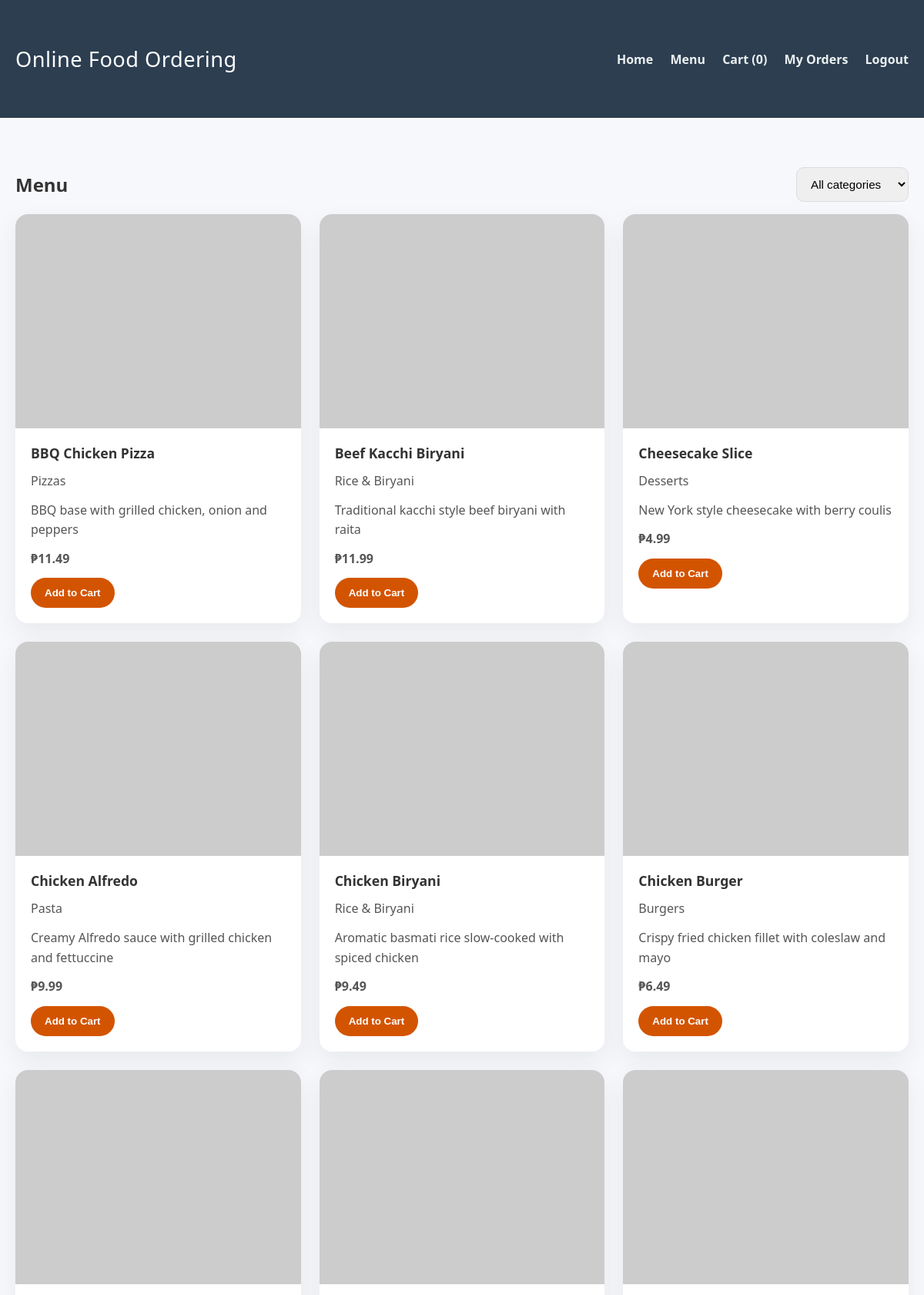
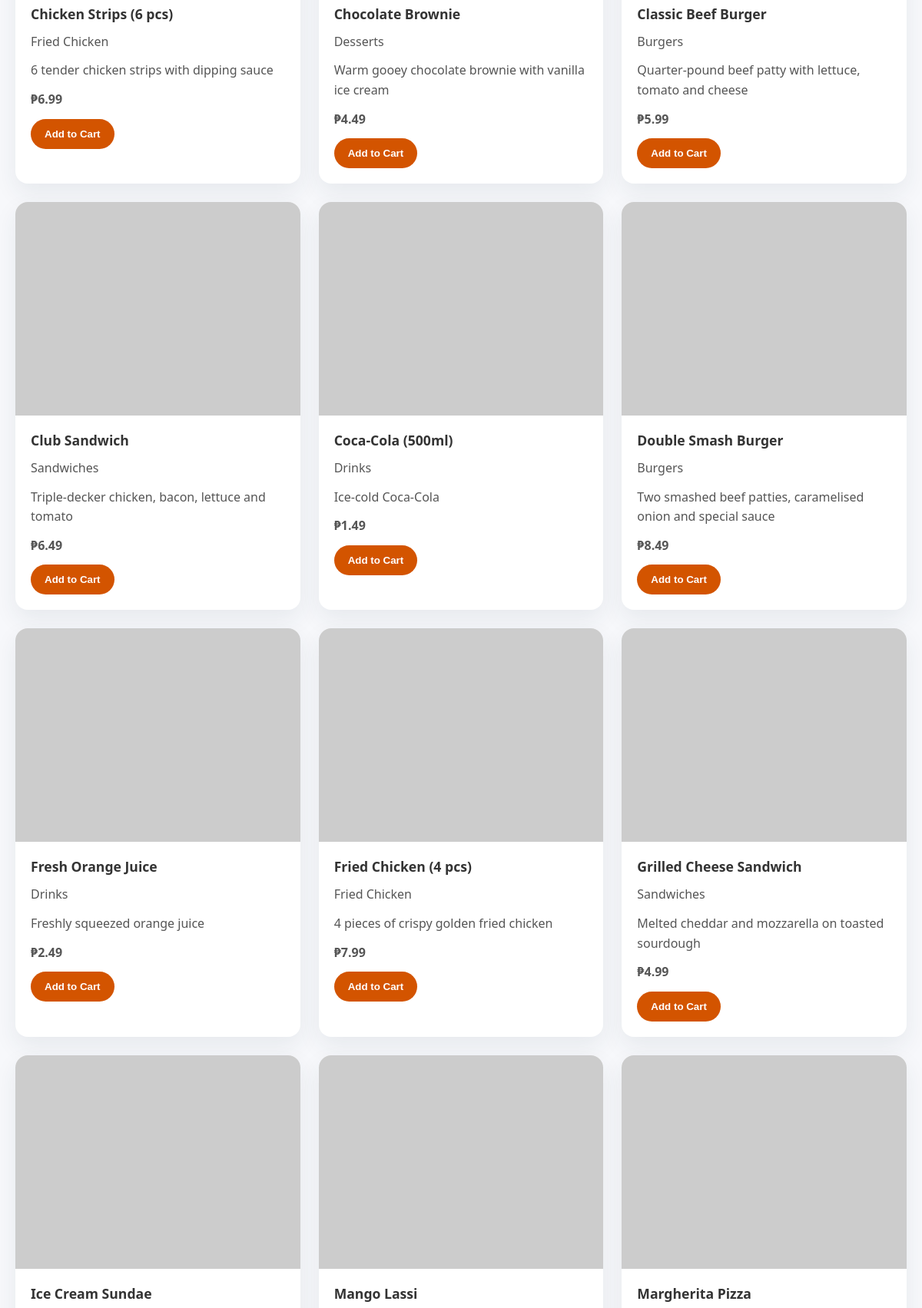
Page /menu.php (signed in, upper part) on the committed database (2 pictures, top to bottom).
### tables this page shows
CREATE TABLE IF NOT EXISTS `products` (
    `id`          INT            NOT NULL AUTO_INCREMENT,
    `category_id` INT            NOT NULL,
    `name`        VARCHAR(200)   NOT NULL,
    `description` TEXT               NULL,
    `price`       DECIMAL(10,2)  NOT NULL DEFAULT 0.00,
    `image`       VARCHAR(255)       NULL DEFAULT 'placeholder.png',
    `status`      ENUM('active','inactive')
                               NOT NULL DEFAULT 'active',
    `created_at`  DATETIME       NOT NULL DEFAULT CURRENT_TIMESTAMP,
    PRIMARY KEY (`id`),
    KEY `idx_products_category` (`category_id`),
    CONSTRAINT `fk_products_category`
        FOREIGN KEY (`category_id`) REFERENCES `categories` (`id`)
        ON DELETE CASCADE ON UPDATE CASCADE
);

CREATE TABLE IF NOT EXISTS `categories` (
    `id`          INT          NOT NULL AUTO_INCREMENT,
    `name`        VARCHAR(100) NOT NULL,
    `description` TEXT             NULL,
    `created_at`  DATETIME     NOT NULL DEFAULT CURRENT_TIMESTAMP,
    PRIMARY KEY (`id`)
);

### inc/functions.php (called while the page is built, shortened)
<?php
require_once __DIR__ . '/../config/database.php';
function sanitize($value): string
{
    return htmlspecialchars(trim((string)$value), ENT_QUOTES, 'UTF-8');
}
function getCurrentUser(): ?array
{
    return $_SESSION['user'] ?? null;
}
function cartItems(): array
{
    return $_SESSION['cart'] ?? [];
}
function cartCount(): int
{
    return array_sum(cartItems());
}
function formatCurrency(float $amount): string
{
    return '₱' . number_format($amount, 2);
}

### config/database.php (called while the page is built, shortened)
<?php
$host = '127.0.0.1';
$user = 'root';
$password = '';
$database = 'online_food_ordering';
$charset = 'utf8mb4';
$mysqli = new mysqli($host, $user, $password, $database);
$mysqli->set_charset($charset);
function db_query(string $sql, string $types = '', array $params = [])
{
    global $mysqli;
    $stmt = $mysqli->prepare($sql);
    if ($types !== '' && count($params) > 0) {
        $bindParams = array_merge([$types], $params);
        $refs = [];
        foreach ($bindParams as $key => $value) {
            $refs[$key] = &$bindParams[$key];
        }
        call_user_func_array([$stmt, 'bind_param'], $refs);
    }
    if (!$stmt->execute()) {
        die('Database execute error: ' . $stmt->error);
    }
    return $stmt;
}
function db_fetch_all(string $sql, string $types = '', array $params = []): array
{
    $stmt = db_query($sql, $types, $params);
    $result = $stmt->get_result();
    return $result ? $result->fetch_all(MYSQLI_ASSOC) : [];
}

### menu.php (the view, shortened to what this page needs)
<?php
require_once __DIR__ . '/inc/functions.php';
$categoryId = isset($_GET['category']) ? (int) $_GET['category'] : 0;
if ($categoryId > 0) {
    $products = db_fetch_all(
        'SELECT p.id, p.name, p.description, p.price, p.image, c.name AS category_name FROM products p JOIN categories c ON p.category_id = c.id WHERE p.category_id = ? AND p.status = ? ORDER BY p.name',
        'is',
        [$categoryId, 'active']
    );
} else {
    $products = db_fetch_all(
        'SELECT p.id, p.name, p.description, p.price, p.image, c.name AS category_name FROM products p JOIN categories c ON p.category_id = c.id WHERE p.status = ? ORDER BY p.name',
        's',
        ['active']
    );
}
$currentUser = getCurrentUser();
?>
<!DOCTYPE html>
<html lang="en">
<head>
    <link rel="stylesheet" href="assets/css/style.css">
</head>
<body>
<header>
    <div class="container">
        <div class="site-title">Online Food Ordering</div>
        <nav>
            <a href="index.php">Home</a>
            <a href="menu.php">Menu</a>
            <a href="cart.php">Cart (<?php echo cartCount(); ?>)</a>
            <?php if ($currentUser): ?>
                <a href="order_history.php">My Orders</a>
                <a href="logout.php">Logout</a>
            <?php else: ?>
                <a href="login.php">Login</a>
                <a href="register.php">Register</a>
            <?php endif; ?>
        </nav>
    </div>
</header>
<main class="container">
    <section class="section-title">
        <h2>Menu</h2>
        <form method="get" action="menu.php">
            <select name="category" onchange="this.form.submit()">
                <option value="0">All categories</option>
            </select>
        </form>
    </section>
    <div class="grid grid-3">
        <?php foreach ($products as $product): ?>
            <div class="card">
                <img src="assets/images/<?php echo sanitize($product['image']); ?>" alt="<?php echo sanitize($product['name']); ?>" onerror="this.onerror=null;this.src='https://via.placeholder.com/400x300?text=Food';">
                <div class="card-body">
                    <h3><?php echo sanitize($product['name']); ?></h3>
                    <p><?php echo sanitize($product['category_name']); ?></p>
                    <p><?php echo sanitize($product['description']); ?></p>
                    <p><strong><?php echo formatCurrency((float)$product['price']); ?></strong></p>
                    <form action="cart.php" method="post">
                        <button type="submit" class="button button-primary">Add to Cart</button>
                    </form>
                </div>
            </div>
        <?php endforeach; ?>
    </div>
</main>
</body>
</html>

### assets/css/style.css (style rules this page uses)
body { margin: 0; font-family: 'Segoe UI', Tahoma, Geneva, Verdana, sans-serif; background: #f7f8fb; color: #333; }
* { box-sizing: border-box; }
a { color: #d35400; text-decoration: none; }
.container { width: min(1200px, calc(100% - 40px)); margin: 0 auto; padding: 40px 0; }
header, footer { background: #2c3e50; color: #fff; padding: 18px 0; }
header .container, footer .container { display: flex; align-items: center; justify-content: space-between; gap: 16px; }
.site-title { font-size: 1.7rem; letter-spacing: 0.5px; }
nav a { margin-left: 18px; color: #ecf0f1; font-weight: 600; }
.grid { display: grid; gap: 24px; }
.card { background: #fff; border-radius: 16px; box-shadow: 0 12px 30px rgba(44, 62, 80, 0.08); overflow: hidden; display: flex; flex-direction: column; }
.card img { width: 100%; object-fit: cover; aspect-ratio: 4 / 3; }
.card-body { padding: 20px; display: flex; flex-direction: column; gap: 12px; }
.card-body h3 { margin: 0; font-size: 1.1rem; }
.card-body p { margin: 0; line-height: 1.6; color: #555; }
.btn, .button { display: inline-flex; align-items: center; justify-content: center; padding: 12px 18px; border-radius: 999px; border: none; cursor: pointer; font-weight: 700; transition: transform 0.2s ease, background-color 0.2s ease; }
.btn-primary, .button-primary { background: #d35400; color: #fff; }
.section-title { display: flex; align-items: center; justify-content: space-between; gap: 12px; margin-bottom: 16px; }
.section-title h2 { margin: 0; font-size: 1.5rem; }
input[type='text'], input[type='email'], input[type='password'], input[type='number'], textarea, select { width: 100%; padding: 12px 14px; border: 1px solid #dcdcdc; border-radius: 10px; font-size: 0.95rem; }
@media (min-width: 768px) { .grid-3 { grid-template-columns: repeat(3, minmax(0, 1fr)); } }
.grid-3 { grid-template-columns: repeat(3, 1fr); }
.section-title { display: flex; align-items: center; justify-content: space-between; margin: 24px 0 16px; }
.section-title h2, .section-title h3 { margin: 0; }

### rows in the picture
products: name "BBQ Chicken Pizza", category.name "Pizzas", description "BBQ base with grilled chicken, onion and peppers", price "₱11.49"
products: name "Beef Kacchi Biryani", category.name "Rice & Biryani", description "Traditional kacchi style beef biryani with raita", price "₱11.99"
products: name "Cheesecake Slice", category.name "Desserts", description "New York style cheesecake with berry coulis", price "₱4.99"
products: name "Chicken Alfredo", category.name "Pasta", description "Creamy Alfredo sauce with grilled chicken and fettuccine", price "₱9.99"
products: name "Chicken Biryani", category.name "Rice & Biryani", description "Aromatic basmati rice slow-cooked with spiced chicken", price "₱9.49"
products: name "Chicken Burger", category.name "Burgers", description "Crispy fried chicken fillet with coleslaw and mayo", price "₱6.49"
products: name "Chicken Strips (6 pcs)", category.name "Fried Chicken", description "6 tender chicken strips with dipping sauce", price "₱6.99"
products: name "Chocolate Brownie", category.name "Desserts", description "Warm gooey chocolate brownie with vanilla ice cream", price "₱4.49"
products: name "Classic Beef Burger", category.name "Burgers", description "Quarter-pound beef patty with lettuce, tomato and cheese", price "₱5.99"
products: name "Club Sandwich", category.name "Sandwiches", description "Triple-decker chicken, bacon, lettuce and tomato", price "₱6.49"
products: name "Coca-Cola (500ml)", category.name "Drinks", description "Ice-cold Coca-Cola", price "₱1.49"
products: name "Double Smash Burger", category.name "Burgers", description "Two smashed beef patties, caramelised onion and special sauce", price "₱8.49"
products: name "Fresh Orange Juice", category.name "Drinks", description "Freshly squeezed orange juice", price "₱2.49"
products: name "Fried Chicken (4 pcs)", category.name "Fried Chicken", description "4 pieces of crispy golden fried chicken", price "₱7.99"
products: name "Grilled Cheese Sandwich", category.name "Sandwiches", description "Melted cheddar and mozzarella on toasted sourdough", price "₱4.99"
products: name "Ice Cream Sundae"
products: name "Mango Lassi"
products: name "Margherita Pizza"

### other values in the picture
cartCount() "0"
